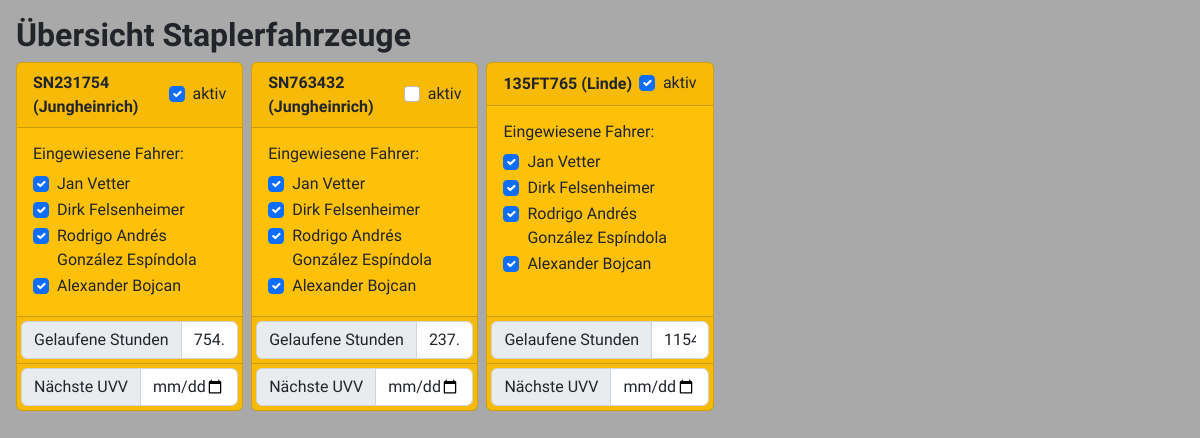
The app's page /, older data.
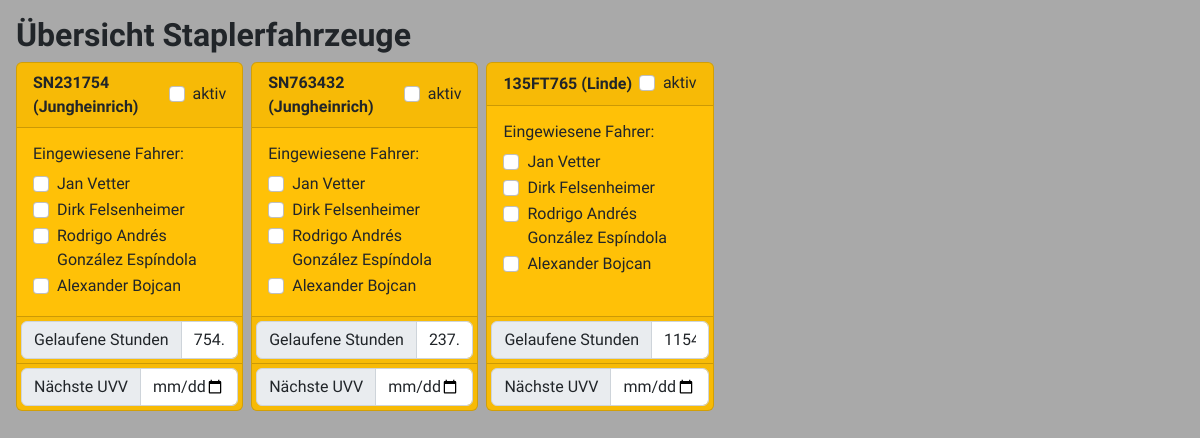
The same page, newer data.
### forklift/models.py (models this page shows, shortened)
class Forklift(models.Model):
    serial_no = models.CharField(max_length=30, unique=True)
    brand = models.CharField(max_length=50)
    model = models.CharField(max_length=50)
    type = models.CharField(max_length=30)
    max_load = models.IntegerField(default=800)
    hours_run = models.CharField(default="0", max_length=10)
    next_check = models.DateField(null=True, blank=True, default=None)
    can_operate = models.BooleanField(default=True)
    allowed_operators = models.JSONField(default=list)
    class Meta:
        db_table = ''
        managed = True
        verbose_name = 'Forklift'
        verbose_name_plural = 'Forklifts'

### forklift/views.py (the view)
# urls.py: path('', views.overview, name='overview'),
def overview(request: HttpRequest) -> HttpResponseBase:
    return render(request, 'forklift/overview.html', {
        'forklifts': Forklift.objects.all(),
    })

### forklift/templates/forklift/overview.html (shortened to what this page needs)
{% extends 'base.html' %}
{% block content %}
    <h2><b>Übersicht Staplerfahrzeuge</b></h2>
    <div style="display: grid; gap: .5rem; grid-template-columns: repeat(5, 1fr);">
        {% for f in forklifts %}
            {% include 'forklift/forklift_card.html' %}
        {% endfor %}
    </div>
{% endblock content %}

### forklift_manager/templates/base.html (shortened to what this page needs)
<!DOCTYPE html>
<html lang="de">
<head>
    <link href="https://cdn.jsdelivr.net/npm/bootstrap@5.2.3/dist/css/bootstrap.min.css" rel="stylesheet">
</head>
<body>
    <div class="p-3">
        {% block content %}
        {% endblock content %}
    </div>
</body>
</html>

### forklift/templates/forklift/forklift_card.html
<div class="card bg-warning">
    <div class="card-header" style="display: flex; align-items: center; justify-content: space-between;">
        <b>{{ f.serial_no }} ({{ f.brand }})</b>
        <div class="form-check">
            <input class="form-check-input" type="checkbox" value="" id="can-operate-{{ f.id }}" {% if f.can_operate %}checked{% endif %} onchange="toggle_can_operate({{f.pk}});">
            <label class="form-check-label" for="can-operate-{{ f.id }}">
                aktiv
            </label>
        </div>
    </div>
    <div class="card-body">
        <h6>Eingewiesene Fahrer:</h6>
        <div class="form-check">
            <input class="form-check-input" type="checkbox" id="operator-3-{{ f.id }}" {% if 3 in f.allowed_operators %}checked{% endif %} onchange="toggle_operator(3, {{f.pk}} );">
            <label class="form-check-label" for="operator-3-{{ f.id }}">
                Jan Vetter
            </label>
        </div>
        <div class="form-check">
            <input class="form-check-input" type="checkbox" id="operator-8-{{ f.id }}" {% if 8 in f.allowed_operators %}checked{% endif %} onchange="toggle_operator(8, {{f.pk}} );">
            <label class="form-check-label" for="operator-8-{{ f.id }}">
                Dirk Felsenheimer
            </label>
        </div>
        <div class="form-check">
            <input class="form-check-input" type="checkbox" id="operator-15-{{ f.id }}" {% if 15 in f.allowed_operators %}checked{% endif %} onchange="toggle_operator(15, {{f.pk}} );">
            <label class="form-check-label" for="operator-15-{{ f.id }}">
                Rodrigo Andrés González Espíndola
            </label>
        </div>
        <div class="form-check">
            <input class="form-check-input" type="checkbox" id="operator-17-{{ f.id }}" {% if 17 in f.allowed_operators %}checked{% endif %} onchange="toggle_operator(17, {{f.pk}} );">
            <label class="form-check-label" for="operator-17-{{ f.id }}">
                Alexander Bojcan
            </label>
        </div>
    </div>
    <div class="card-footer p-1">
        <div class="input-group">
            <span class="input-group-text" id="hours-run-{{ f.id }}">Gelaufene Stunden</span>
            <input type="text" class="form-control" contenteditable value="{{ f.hours_run }}" onchange="update_hours_run({{f.pk}});">
        </div>
    </div>
    <div class="card-footer p-1">
        <div class="input-group">
            <span class="input-group-text" id="hours-run-{{ f.pk }}">Nächste UVV</span>
            <input type="date" class="form-control" value="{{ f.next_check }}">
        </div>
    </div>
</div>

### forklift_manager/templates/base.html (style rules this page uses)
body { font-family: "Nunito Sans", sans-serif; background-color: darkgray; }

Row changes from the older to the newer data that the page shows:
changed Forklift "SN231754": can_operate "☑" → "☐"; allowed_operators "☑" → "☐"
changed Forklift "SN763432": allowed_operators "☑" → "☐"
changed Forklift "135FT765": can_operate "☑" → "☐"; allowed_operators "☑" → "☐"
